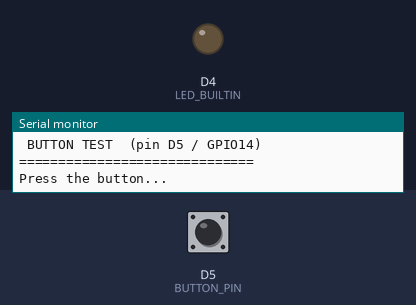
The sketch below on a simulated ESP8266 (NodeMCU). Parts: output pins drawn as LEDs (lit = HIGH, except the on-board LED, lit = LOW), the last lines printed to the serial monitor. The test bench sets the inputs (shaded band); at power-on: D5 (BUTTON_PIN) HIGH.

Above: at 1.7 s.
1.8 s: D5 (BUTTON_PIN) pulled LOW for 0.15 s
At 1.91 s:
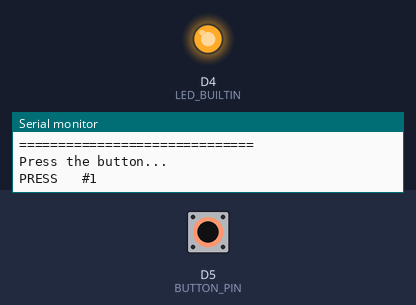
3.4 s: D5 (BUTTON_PIN) pulled LOW for 3.2 s
At 7.6 s:
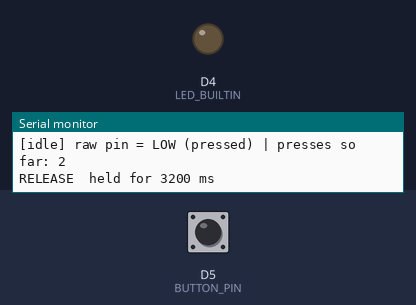
Timing chart, 0 to 9.1 s (numbered marks = the images above; inputs shaded):
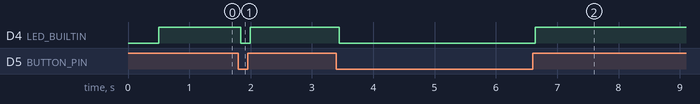

The sketch:

ButtonTest.ino
```cpp
/*
   ============================================================
     BUTTON TEST  -  Cyclone Target Lock
   ============================================================

   Checks that the push button is wired correctly and debounces
   cleanly. Open the Serial Monitor at 115200 baud.

   WIRING
   ------------------------------------------------------------
   BUTTON leg 1  -> D5 / GPIO14
   BUTTON leg 2  -> GND
   (internal pull-up is used, no resistor needed)

   EXPECTED RESULT
   ------------------------------------------------------------
   - Idle:            pin reads HIGH
   - Pressed:         "PRESS #n" is printed, on-board LED lights
   - Released:        "RELEASE" + how long you held it
   - One press = one message. If you see several messages per
     press the button is bouncing badly or the wiring is loose.
*/

#include <Arduino.h>

#define BUTTON_PIN     D5
#define DEBOUNCE_MS    40

bool lastReading = HIGH;
bool stableState = HIGH;

unsigned long lastChangeTime = 0;
unsigned long pressStart     = 0;
unsigned long pressCount     = 0;
unsigned long lastReport     = 0;

void setup() {

  Serial.begin(115200);

  delay(500);

  pinMode(BUTTON_PIN, INPUT_PULLUP);

  // On-board LED is active LOW on NodeMCU
  pinMode(LED_BUILTIN, OUTPUT);
  digitalWrite(LED_BUILTIN, HIGH);

  Serial.println();
  Serial.println("==============================");
  Serial.println(" BUTTON TEST  (pin D5 / GPIO14)");
  Serial.println("==============================");
  Serial.println("Press the button...");
}

void loop() {

  bool reading = digitalRead(BUTTON_PIN);

  if (reading != lastReading) {
    lastChangeTime = millis();
  }

  if (millis() - lastChangeTime > DEBOUNCE_MS) {

    if (reading != stableState) {

      stableState = reading;

      if (stableState == LOW) {

        pressCount++;
        pressStart = millis();

        digitalWrite(LED_BUILTIN, LOW);

        Serial.print("PRESS   #");
        Serial.println(pressCount);

      } else {

        digitalWrite(LED_BUILTIN, HIGH);

        Serial.print("RELEASE  held for ");
        Serial.print(millis() - pressStart);
        Serial.println(" ms");
      }
    }
  }

  lastReading = reading;

  // Heartbeat so you know the sketch is alive
  if (millis() - lastReport > 5000) {

    lastReport = millis();

    Serial.print("[idle] raw pin = ");
    Serial.print(reading ? "HIGH (not pressed)" : "LOW (pressed)");
    Serial.print(" | presses so far: ");
    Serial.println(pressCount);
  }
}
```

Measured:
- after the input at 1.8 s, D4 (LED_BUILTIN): HIGH → LOW at once, → HIGH 0.15 s later
- after the input at 3.4 s, D4 (LED_BUILTIN): HIGH → LOW at once, → HIGH 3.2 s later
